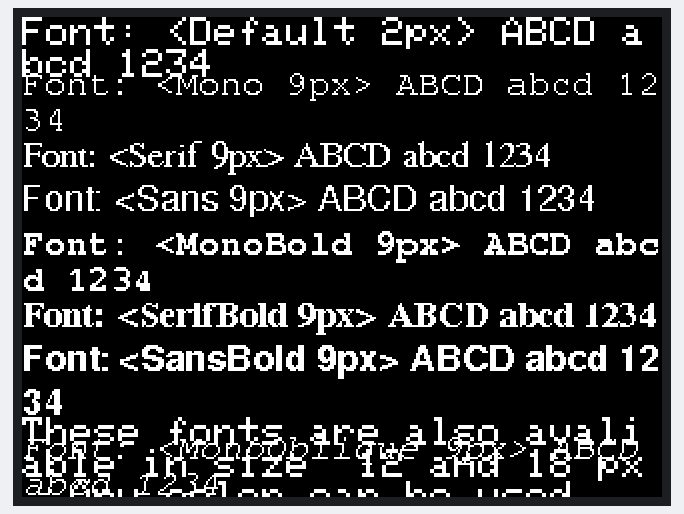
Simulated run of this sketch. Board: Arduino Uno, built with avr-gcc and run on an emulated ATmega328P. Parts: 320×240 colour display.

Above: at 0.4 s.

The sketch:

TFT_Text_Fonts_Demo.ino
```cpp
#include <MCUFRIEND_kbv.h>
#include <Adafruit_GFX.h>

#include <Fonts/FreeMono9pt7b.h> //Also <Fonts/FreeMono12pt7b.h> and <Fonts/FreeMono18pt7b.h>
#include <Fonts/FreeSerif9pt7b.h> //Applys for all fonts, all also come in sizes of 9, 12 and 18
#include <Fonts/FreeSans9pt7b.h> //Only the smallest size of each font is used here, to demonstrate
#include <Fonts/FreeMonoBold9pt7b.h> //all the font shapes without overfilling 32KB memory.
#include <Fonts/FreeSerifBold9pt7b.h> //There are total 8 types of fonts in Adafruit GFX.
#include <Fonts/FreeSansBold9pt7b.h>
#include <Fonts/FreeMonoOblique9pt7b.h>
#include <Fonts/FreeSansOblique9pt7b.h>


#define BLACK   0x0000
#define WHITE   0xFFFF

MCUFRIEND_kbv tft;

/*
  List of fonts in Adafruit GFX:

    &FreeMono9pt7b  &FreeMono12pt7b &FreeMono18pt7b
    &FreeSerif9pt7b &FreeSerif12pt7b &FreeSerif18pt7b
    &FreeSans9pt7b &FreeSans12pt7b &FreeSans18pt7b
    &FreeMonoBold9pt7b &FreeMonoBold12pt7b &FreeMonoBold18pt7b
    &FreeSerifBold9pt7b &FreeSerifBold12pt7b &FreeSerifBold18pt7b
    &FreeSansBold9pt7b &FreeSansBold12pt7b &FreeSansBold18pt7b
    &FreeMonoOblique9pt7b &FreeMonoOblique12pt7b &FreeMonoOblique18pt7b
    &FreeSansOblique9pt7b &FreeSansOblique12pt7b &FreeSansOblique18pt7b

  Change the font by calling tft.setFont();
  and putting a font into the parentheses.
*/

const GFXfont* fonts[] = {
    &FreeMono9pt7b,
    &FreeSerif9pt7b,
    &FreeSans9pt7b,
    &FreeMonoBold9pt7b,
    &FreeSerifBold9pt7b,
    &FreeSansBold9pt7b,
    &FreeMonoOblique9pt7b,
    &FreeSansOblique9pt7b
};

const char* fontNames[] = {
    "Mono 9px",
    "Serif 9px",
    "Sans 9px",
    "MonoBold 9px",
    "SerifBold 9px",
    "SansBold 9px",
    "MonoOblique 9px",
    "SansOblique 9px"
};

void setup() {
  // put your setup code here, to run once:
  unsigned int ID = tft.readID();
  tft.begin(ID);
  tft.setRotation(1);
  tft.fillScreen(BLACK);
  tft.setTextColor(WHITE);
  tft.setCursor(0, 0);
  tft.setTextSize(2);
  tft.print("Font: <Default 2px> ABCD abcd 1234");

  tft.setTextSize(NULL);
  tft.setCursor(0, 32);
  for (int i = 0; i < 8; i++) {
    tft.setFont(fonts[i]);  // Set current font from fonts array
    tft.print("Font: <");
    tft.print(fontNames[i]);  // Print the current font name and a bunch of characters
    tft.println("> ABCD abcd 1234");
  }

  tft.setTextSize(2);
  tft.setFont(NULL);
  tft.setCursor(0, 200);
  tft.print("These fonts are also avaliable in size  12 and 18 px. Any color can be used.    setTextSize() can also be used but it isrecommended to use the different 9, 12  or 18 px font sizes instead of scaling  one size, unless you run out of program memory. Font libraries are memory heavy.");

}

void loop() {}
```
